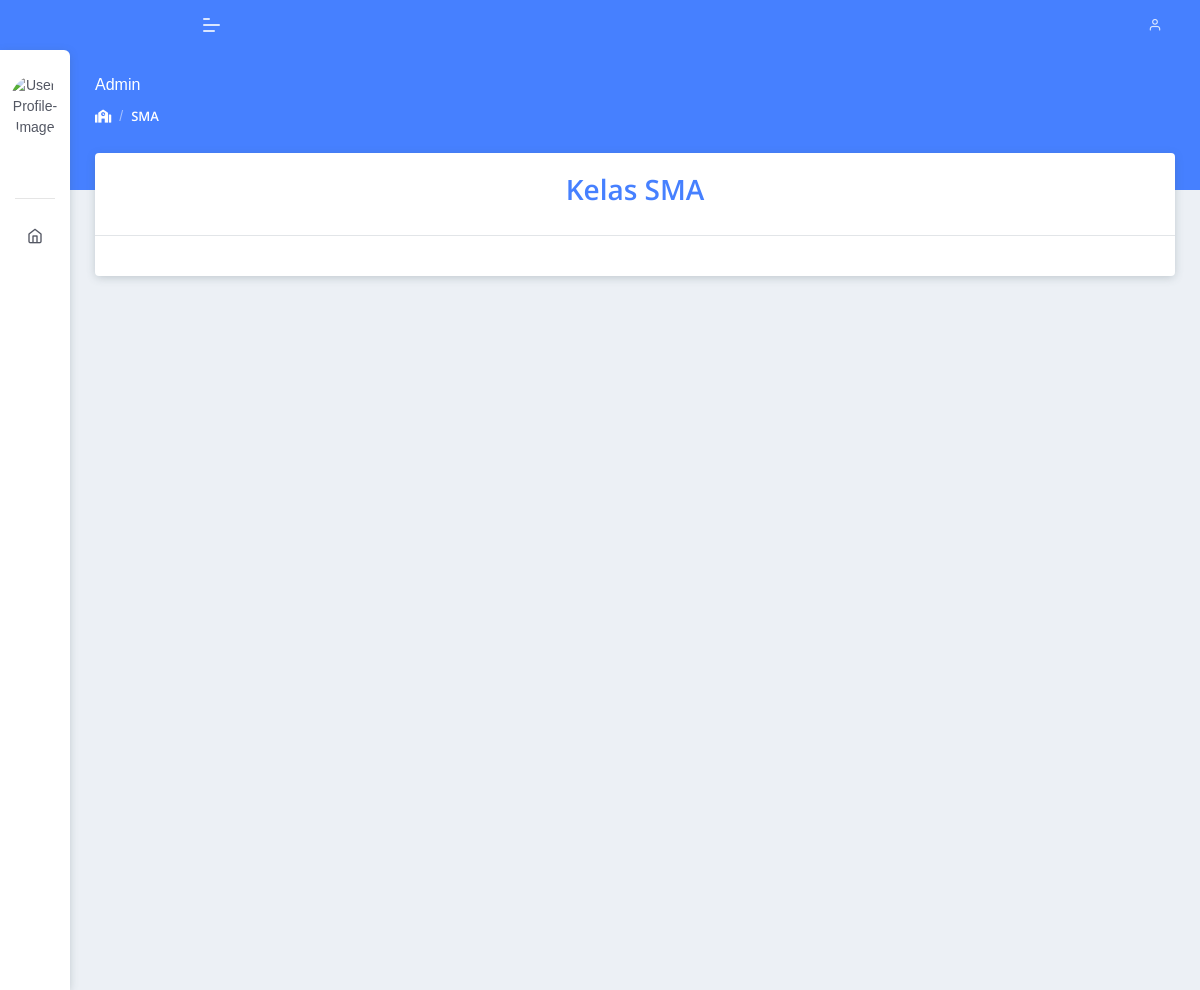
Before: /index.php/kelas/SMA with the older database file.
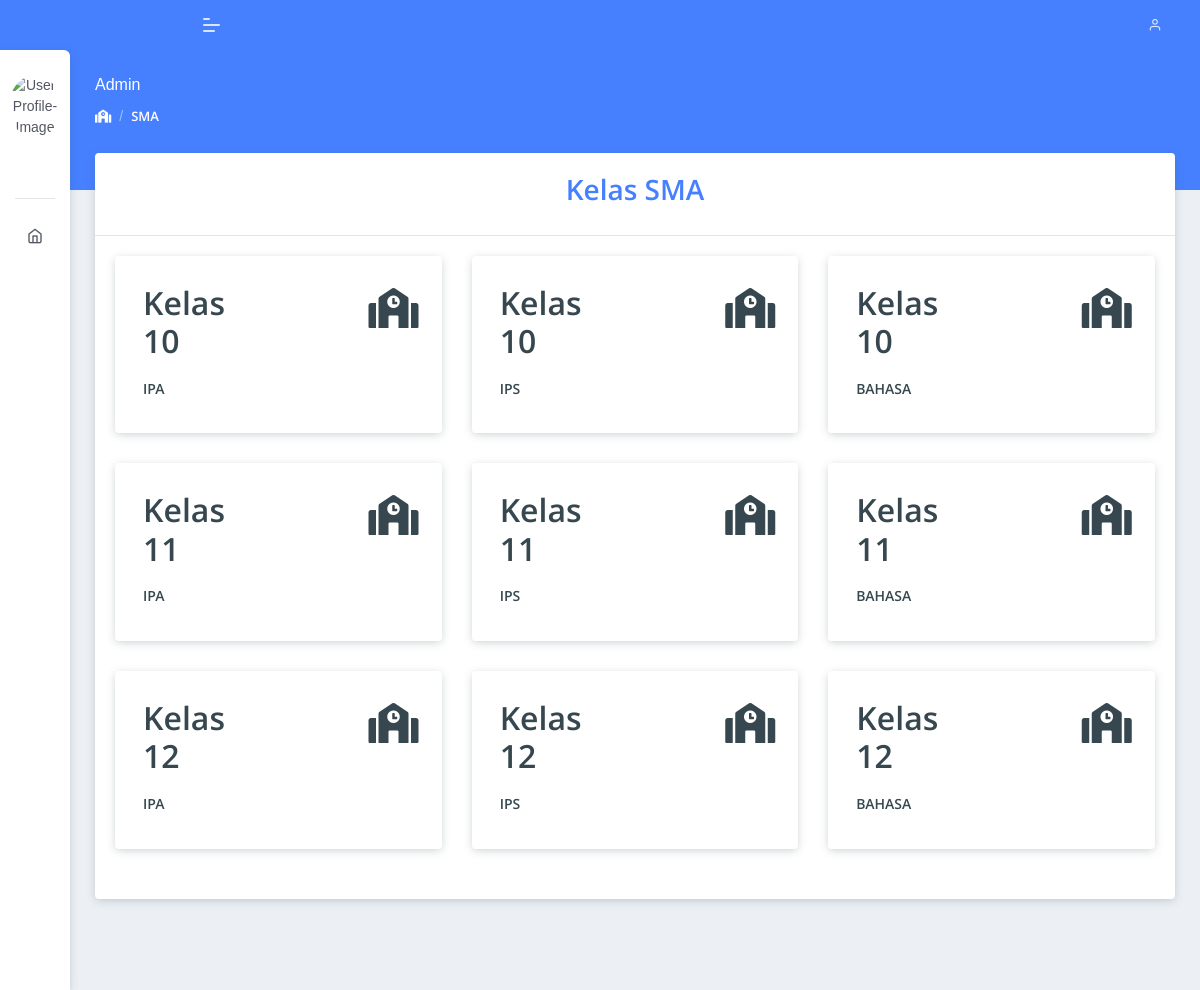
After: the same page with the newer database file.
### tables this page shows
CREATE TABLE `tb_kelas` (
  `id_kelas` int(11) NOT NULL,
  `jenjang_id` int(11) DEFAULT NULL,
  `nama_kelas` varchar(128) NOT NULL,
  `jurusan` varchar(128) DEFAULT NULL
);

### application/libraries/Template.php (called while the page is built, shortened)
<?php
class Template
{
  var $template_data = [];
  public function set($name, $value)
  {
    $this->template_data[$name] = $value;
  }
  public function load($template = '', $view = '', $view_data = [], $return = FALSE)
  {
    $this->CI = &get_instance();
    $this->set('contents', $this->CI->load->view($view, $view_data, TRUE));
    return $this->CI->load->view($template, $this->template_data, $return);
  }
}

### application/controllers/Kelas.php (called while the page is built, shortened)
<?php
class Kelas extends CI_Controller
{
  public function SMA()
  {
    $data['jenjang'] = 'SMA' or 3;
    $data['kelas'] = $this->kelas->get(null, "SMA")->result();
    $this->template->load('template', 'master/tes-menu/kelas', $data);
  }
}

### index.php (called while the page is built, shortened)
<?php
require_once BASEPATH.'core/CodeIgniter.php';

### application/models/Kelas_model.php (called while the page is built, shortened)
<?php
class Kelas_model extends CI_Model
{
  public function get($id = null, $jenjang_id = null)
  {
    if ($jenjang_id == "SD" or $jenjang_id == 1) {
      $this->db->where("id_kelas <= 6");
    } elseif ($jenjang_id == "SMP" or $jenjang_id == 2) {
      $this->db->where("id_kelas >= 7");
      $this->db->where("id_kelas <= 9");
    } elseif ($jenjang_id == "SMA" or $jenjang_id == 3) {
      $this->db->where("id_kelas >= 10");
      $this->db->where("id_kelas <= 18");
    } else if ($jenjang_id == "SBM" or $jenjang_id == 4) {
      $this->db->where("id_kelas >= 19");
      $this->db->where("id_kelas <= 20");
    } else if ($jenjang_id == "Kedinasan" or $jenjang_id == 4) {
      $this->db->where("id_kelas >= 21");
      $this->db->where("id_kelas <= 23");
    }
    $query = $this->db->get('tb_kelas');
    return $query;
  }
}

### application/views/master/tes-menu/kelas.php (the view, shortened to what this page needs)
<div class="page-header">
  <div class="page-block">
    <div class="row align-items-center">
      <div class="col-md-12">
        <div class="page-header-title">
          <h5 class="m-b-10">Admin</h5>
        </div>
        <ul class="breadcrumb">
          <li class="breadcrumb-item"><a href="#!"><i class="fas fa-school"></i></a></li>
          <li class="breadcrumb-item"><a href="#!"><?= $jenjang; ?></a></li>
        </ul>
      </div>
    </div>
  </div>
</div>
<div class="row admin-isi">
  <div class="col-sm-12">
    <div class="card">
      <div class="card-header text-center">
        <h3 class="text-primary"><strong>Kelas <?= $jenjang; ?></strong></h3>
      </div>
      <div class="card-body">
        <div class="row">
          <?php foreach ($kelas as $key) { ?>
            <?php if ($key->id_kelas > 9) { ?>
              <div class="col-lg-4">
                <div class="card p-2">
                  <a class="card-block stretched-link text-decoration-none" href="<?= site_url("mapel/$jenjang/") . $key->id_kelas; ?>">
                    <div class="row">
                      <div class="col-sm-6">
                        <h2 class="card-title"><?= $key->nama_kelas; ?></h2>
                        <h6><?= $key->jurusan; ?></h6>
                      </div>
                      <div class="col-sm-3 offset-sm-3">
                        <h1><i class="fas fa-school"></i></h1>
                      </div>
                    </div>
                  </a>
                </div>
              </div>
            <?php } ?>
          <?php } ?>
        </div>
      </div>
    </div>
  </div>
</div>

### application/views/template.php (shortened to what this page needs)
<!DOCTYPE html>
<html lang="en">
<head>
  <link rel="stylesheet" href="<?= base_url('assets/able/'); ?>assets/css/plugins/prism-coy.css">
  <link rel="stylesheet" href="<?= base_url('assets/able/'); ?>assets/css/style.css">
  <link rel="stylesheet" href="<?= base_url('assets/able/'); ?>assets/css/funkyRadio.css">
</head>
<body>
  <nav class="pcoded-navbar menu-light ">
    <div class="navbar-wrapper  ">
      <div class="navbar-content scroll-div ">
        <div class="">
          <div class="main-menu-header">
            <?php
            $id = $this->session->userdata('userid');
            if (is_numeric($id) == 'true') {
            ?>
              <img class="img-radius" src="<?= base_url('assets/able/'); ?>assets/images/user/admin.png" alt="User-Profile-Image">
              <div class="user-details">
                <div id="more-details"><i class="fa fa-caret-down"></i></div>
              </div>
            <?php } else { ?>
              <img class="img-radius" src="<?= base_url() . 'uploads/siswa/' . $this->session->userdata("gambar"); ?>" alt="User-Profile-Image">
              <div class="user-details">
              </div>
            <?php } ?>
          </div>
        </div>
        <ul class="nav pcoded-inner-navbar ">
          <li class="nav-item pcoded-menu-caption">
          </li>
          <li class="nav-item">
            <a href="<?= site_url('dashboard'); ?>" class="nav-link "><span class="pcoded-micon"><i class="feather icon-home"></i></span><span class="pcoded-mtext">Dashboard</span></a>
          </li>
        </ul>
      </div>
    </div>
  </nav>
  <header class="navbar pcoded-header navbar-expand-lg navbar-light header-blue">
    <div class="m-header">
      <a class="mobile-menu" id="mobile-collapse" href="#!"><span></span></a>
    </div>
    <div class="collapse navbar-collapse">
      <ul class="navbar-nav ml-auto">
        <li>
          <div class="dropdown drp-user">
            <a href="#" class="dropdown-toggle" data-toggle="dropdown">
              <i class="feather icon-user"></i>
            </a>
          </div>
        </li>
      </ul>
    </div>
  </header>
  <div class="pcoded-main-container">
    <div class="pcoded-wrapper">
      <div class="pcoded-content">
        <div class="pcoded-inner-content">
          <div class="main-body">
            <div class="page-wrapper">
              <?= $contents; ?>
            </div>
          </div>
        </div>
      </div>
    </div>
  </div>
</body>
</html>

Changed rows visible on the page:
added tb_kelas: nama_kelas "Kelas 10", jurusan "IPA"
added tb_kelas: nama_kelas "Kelas 10", jurusan "IPS"
added tb_kelas: nama_kelas "Kelas 10", jurusan "BAHASA"
added tb_kelas: nama_kelas "Kelas 11", jurusan "IPA"
added tb_kelas: nama_kelas "Kelas 11", jurusan "IPS"
added tb_kelas: nama_kelas "Kelas 11", jurusan "BAHASA"
added tb_kelas: nama_kelas "Kelas 12", jurusan "IPA"
added tb_kelas: nama_kelas "Kelas 12", jurusan "IPS"
added tb_kelas: nama_kelas "Kelas 12", jurusan "BAHASA"
